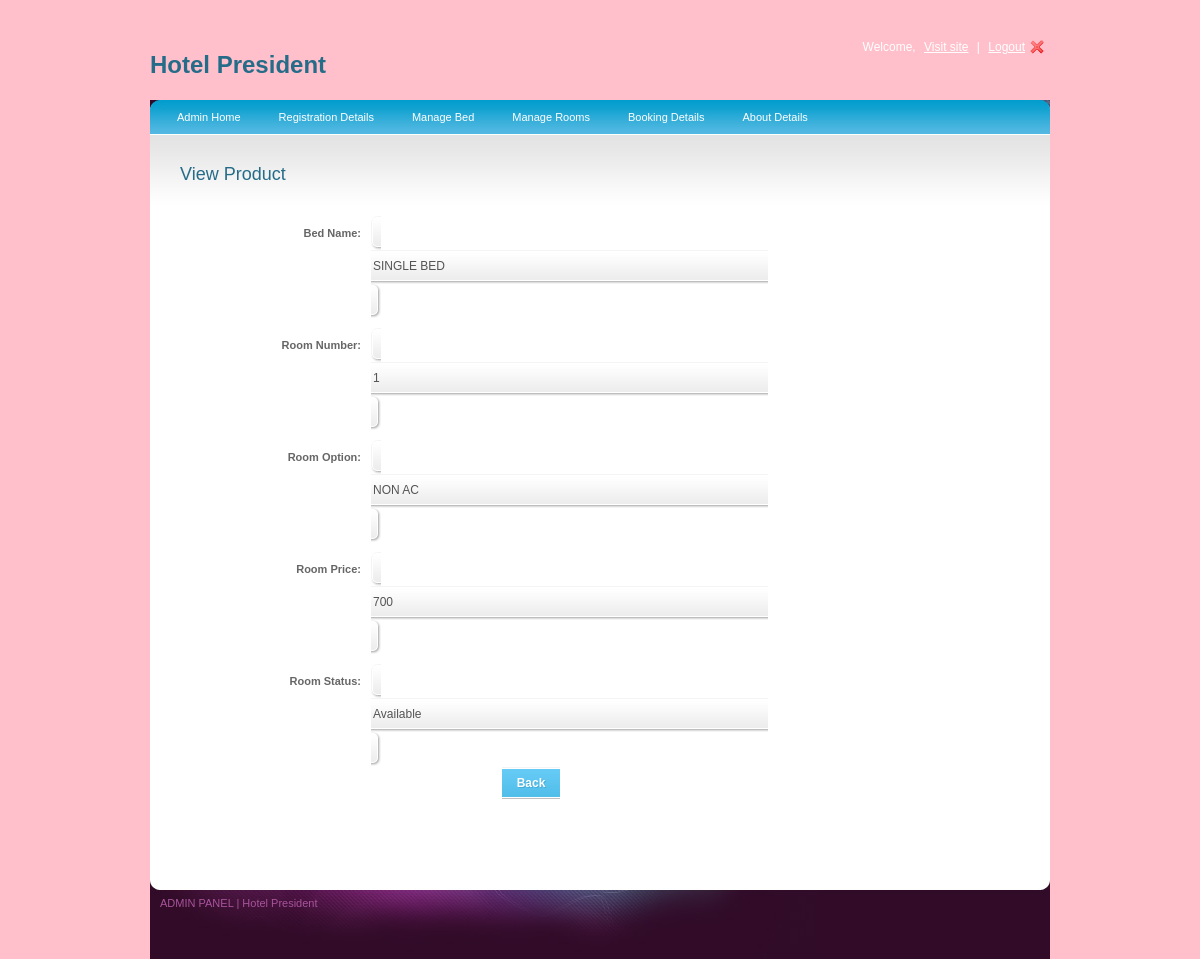
The app's page /admin-panel/view-prod.php?id=1 with its own data.
### tables this page shows
CREATE TABLE `products` (
  `room_id` int(15) NOT NULL,
  `b_id` int(15) NOT NULL,
  `room_number` varchar(150) NOT NULL,
  `room_option` varchar(200) NOT NULL,
  `room_price` varchar(300) NOT NULL,
  `room_status` varchar(200) NOT NULL
);

CREATE TABLE `category` (
  `bed_id` int(15) NOT NULL,
  `bed_name` varchar(100) NOT NULL
);

### admin-panel/view-prod.php (the view, shortened to what this page needs)
<?php
$id=$_GET['id'];
require_once('header.php');
?>
    <div class="center_content">
    <div class="right_content">
    <h2>View Product</h2>
  <?php
$sql = "select * from products where room_id=".$id;
		$result = mysqli_query($connection,$sql);
		while($row = mysqli_fetch_array($result))
		{
		?>
         <div class="form">
         <form action="#" method="post" class="niceform" enctype="multipart/form-data">
        <fieldset>
       <dl>
          <dt>
            <label for="gender">Bed Name:</label>
          </dt>
          <dd>
		   <?php
					 $kksql = "SELECT * FROM `category` where bed_id=".$row['b_id'];
					$kkresult = mysqli_query($connection,$kksql);
				    	while($kkrow = mysqli_fetch_array($kkresult))
						{
						?>
		   <input type="text" name="s_number" id="" size="54" value="<?php echo $kkrow['bed_name'];?>" disabled="disabled"  />
		   <?php
					  }
					?>
          </dd>
        </dl>
	    <dl>
          <dt>
            <label for="email">Room Number:</label>
          </dt>
          <dd>
            <input type="text" name="s_number" id="" size="54" value="<?php echo $row['room_number'];?>" disabled="disabled"  />
          </dd>
        </dl>
		<dl>
          <dt>
            <label for="email">Room Option:</label>
          </dt>
          <dd>
            <input type="text" name="s_number" id="" size="54" value="<?php echo $row['room_option'];?>" disabled="disabled"  />
          </dd>
        </dl>
		<dl>
          <dt>
            <label for="email">Room Price:</label>
          </dt>
          <dd>
            <input type="text" name="s_number" id="" size="54" value="<?php echo $row['room_price'];?>" disabled="disabled"  />
          </dd>
        </dl>
		<dl>
          <dt>
            <label for="email">Room Status:</label>
          </dt>
          <dd>
            <input type="text" name="s_number" id="" size="54" value="<?php echo $row['room_status'];?>" disabled="disabled"  />
          </dd>
        </dl>
        <dl class="submit">
         <a href="product_listing.php" class="bt">Back</a>
        </dl>
        </fieldset>
      </form>
         </div>
     <?php } ?>
     </div>
  </div>
    </div>
 <?php
	require_once('footer.php');
?>
</div>
</body>
</html>

### admin-panel/style.css (style rules this page uses)
body { background-color: pink; font-family:Arial, Helvetica, sans-serif; padding:0; font-size:12px; margin:0 auto; color: #0e4354; }
a { color:#256c89; }
h2 { font-size:18px; color:#256c89; font-weight:normal; padding:0px 0 15px 0; margin:0px; clear:both; }
.center_content { clear:both; }
.right_content { width:625px; float:left; padding:30px 0 0 30px; }

### admin-panel/niceforms-default.css (style rules this page uses)
.form { width:600px; float:left; clear:both; }
fieldset { border:none; clear:both; }
label { font-size:11px; font-weight:bold; color:#666; }
dl { clear:both; width:600px; }
dl.submit { clear:both; width:500px; text-align:center; padding:0 0 0 90px; }
dt { float:left; text-align:right; width:170px; line-height:34px; padding:0 10px 10px 0; }
dd { float:left; width:400px; margin:0 0 10px 0; }
.NFText { border:none; vertical-align:middle; font:12px/15px Arial, Helvetica, sans-serif; background:none; float:left; }
select, input, textarea, button { outline:none; resize:none; }
.bt { background: rgba(0, 0, 0, 0) url("img/button.gif") repeat-x scroll 0 0; border: medium none; color: rgb(255, 255, 255); cursor: pointer; font-weight: bold; height: 34px !important; padding: 9px 15px; text-shadow: 1px 1px rgb(69, 173, 216); vertical-align: middle; width: auto; text-decoration:none; }

### records on screen
products: s_number "1", s_number "NON AC", s_number "700", s_number "Available"
category: s_number "SINGLE BED"
